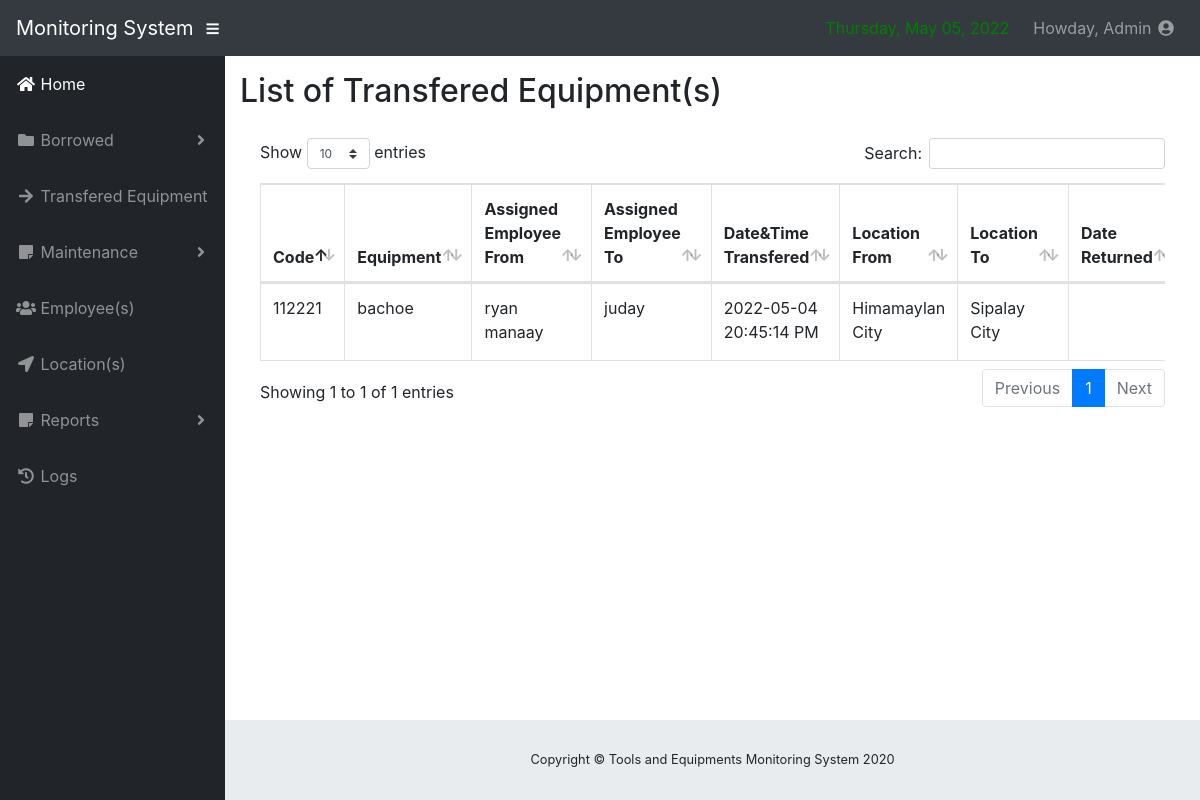
/transfered_equip.php (signed in), run on the app's committed database.
### tables this page shows
CREATE TABLE `transfered_equipment` (
  `transfer_id` int(11) NOT NULL,
  `map_id` int(11) NOT NULL,
  `equip_id` int(11) NOT NULL,
  `emp_id_from` int(11) NOT NULL,
  `emp_id_to` int(11) NOT NULL,
  `date_transfered` nvarchar(30) NOT NULL,
  `time_transfered` nvarchar(30) NOT NULL,
  `location_id_from` int(11) NOT NULL,
  `location_id_to` int(11) NOT NULL,
  `date_returned` nvarchar(30) NOT NULL,
  `status` nvarchar(30) NOT NULL
);

CREATE TABLE `equipments` (
  `equip_id` int(11) NOT NULL,
  `uniquec` nvarchar(30) NOT NULL,
  `name` nvarchar(30) NOT NULL,
  `category` nvarchar(30) NOT NULL,
  `quantity` int(11) NOT NULL,
  `available_quantity` int(11) NOT NULL,
  `status` nvarchar(30) NOT NULL
);

CREATE TABLE `employees` (
  `emp_id` int(11) NOT NULL,
  `name` nvarchar(30) NOT NULL,
  `age` int(3) NOT NULL,
  `address` text NOT NULL,
  `contact_number` nvarchar(30) NOT NULL,
  `position` nvarchar(30) NOT NULL
);

CREATE TABLE `location` (
  `location_id` int(11) NOT NULL,
  `location_address` text NOT NULL
);

### transfered_equip.php (the view, shortened to what this page needs)
<?php
       include('include/connect.php');
       include('include/header.php');
       include('include/sidebar1.php')
        ?>
<div id="content-wrapper">
        <div class="container-fluid">
 <h2>List of Transfered Equipment(s)</h2>
            <div class="card-body">
              <div class="table-responsive">
                <table class="table table-bordered" id="dataTable" width="100%" cellspacing="0">
                  <thead>
                    <tr>
                      <th>Code</th>
                      <th>Equipment</th>
                      <th>Assigned Employee From</th>
                      <th>Assigned Employee To</th>
                      <th>Date&Time Transfered</th>
                      <th>Location From</th>
                      <th>Location To</th>
                      <th>Date Returned</th>
                    </tr>
                  </thead>
              <?php
$query = "SELECT tr.map_id,tr.date_returned,tr.status as 'stat',tr.transfer_id,lo.location_id,e.name,e.uniquec,em.name as 'Employee',tr.date_transfered,tr.time_transfered,lo.location_address as 'location to',loc.location_address as 'location from',eq.status,emp.name as 'Assign' FROM transfered_equipment tr,location lo,equipments e,employees em,location loc,equip_mapping eq,employees emp where lo.location_id = tr.location_id_to and e.equip_id = tr.equip_id and em.emp_id = tr.emp_id_from and loc.location_id = tr.location_id_from and eq.map_id = tr.map_id and emp.emp_id = tr.emp_id_to";
                    $result = mysqli_query($db, $query) or die (mysqli_error($db));
                        while ($row = mysqli_fetch_assoc($result)) {
                            echo '<tr>';
                               echo '<td>'. $row['uniquec'].'</td>';
                               echo '<td>'. $row['name'].'</td>';
                               echo '<td>'. $row['Employee'].'</td>';
                               echo '<td>'. $row['Assign'].'</td>';
                               echo '<td>'. $row['date_transfered'].' '.$row['time_transfered'].'</td>';
                               echo '<td>'. $row['location from'].'</td>';
                               echo '<td>'. $row['location to'].'</td>';
                               echo '<td>'. $row['date_returned'].'</td>';
                                ?>
                            <?php
                            echo '</tr> ';
                        }
            ?>
                </table>
              </div>
              </div>
              <?php
       include('include/footer.php');
        ?>

### css/sb-admin.css (style rules this page uses)
html { position: relative; min-height: 100%; }
body { height: 100%; }
#wrapper #content-wrapper { overflow-x: hidden; width: 100%; padding-top: 1rem; padding-bottom: 80px; }
:root { --input-padding-x: 0.75rem; --input-padding-y: 0.75rem; }

### data on the page
transfered_equipment: equip.uniquec "112221", equip.name "bachoe", employees.name "ryan manaay", employees.name "juday", date_transfered "2022-05-04", time_transfered "20:45:14 PM", location.location_address "Himamaylan City", location.location_address "Sipalay City"

### other printed values
$_SESSION['name'] "Admin"
